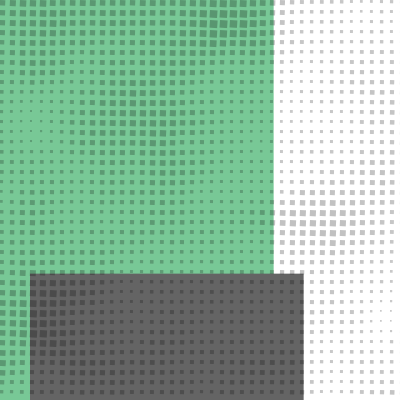
Frame 1 (no input)
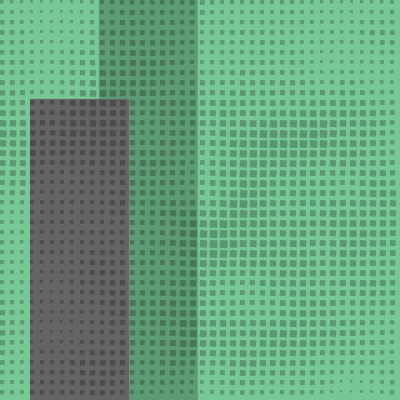
Frame 60 (the mouse pressed at the canvas centre just before this capture)
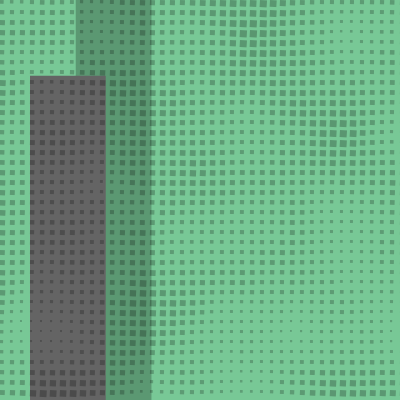
Frame 120 (the mouse held since frame 60 and released just before this capture)

The Processing sketch that drew these frames (run headless with seeded random() and noise(); from frame 60 on, the mouse is pressed at the canvas centre):

// Processing sketch: processing_87108
// ── processing_87108.pde

float xoff = 0.0;
float yoff = 0.0;
float xstart, xnoise, ystart, ynoise;


void setup() {

  size (400, 400);
  noStroke();
  noiseSeed(1);
  xstart = random(10); 
  ystart = random(10);
}

void draw() {

  background(120, 200, 150);
  
  xoff = xoff + .01;
  xstart += 0.15; 
  ystart += 0.15;
  xnoise = xstart; 
  ynoise = ystart;
  float n = noise(xoff) * width;
  rect(n, 0, n, height);
  color c = color(220, 140, 120, 100);
  float value = alpha(c); 
  fill(value);
  float noiseScale=4.0;
  float k = noise(xoff) * height;
  rect(30, k, n, width);
  fill(210, 40, 120);


for (int y=0;y<=height;y+=10) { 
    ynoise += 0.1; 
    xnoise = xstart; 
    for (int x=0;x<=width;x+=10) {
      xnoise += 0.1; 
      drawPoint(x, y, noise(xnoise, ynoise));
    }
  }
}
void drawPoint(float x, float y, float noiseFactor) { 
  pushMatrix(); 
  translate(x, y); 
  rotate(noiseFactor * radians(5));
  noStroke(); 
  float edgeSize = noiseFactor * 10; 
  //float grey = 100 + (noiseFactor * 20); 
  float c = color (200,100,250); 
  float alph = 50 + (noiseFactor * 20); 
  fill(c, alph); 
  rect(0, 0, edgeSize, edgeSize); 
  popMatrix();
}
